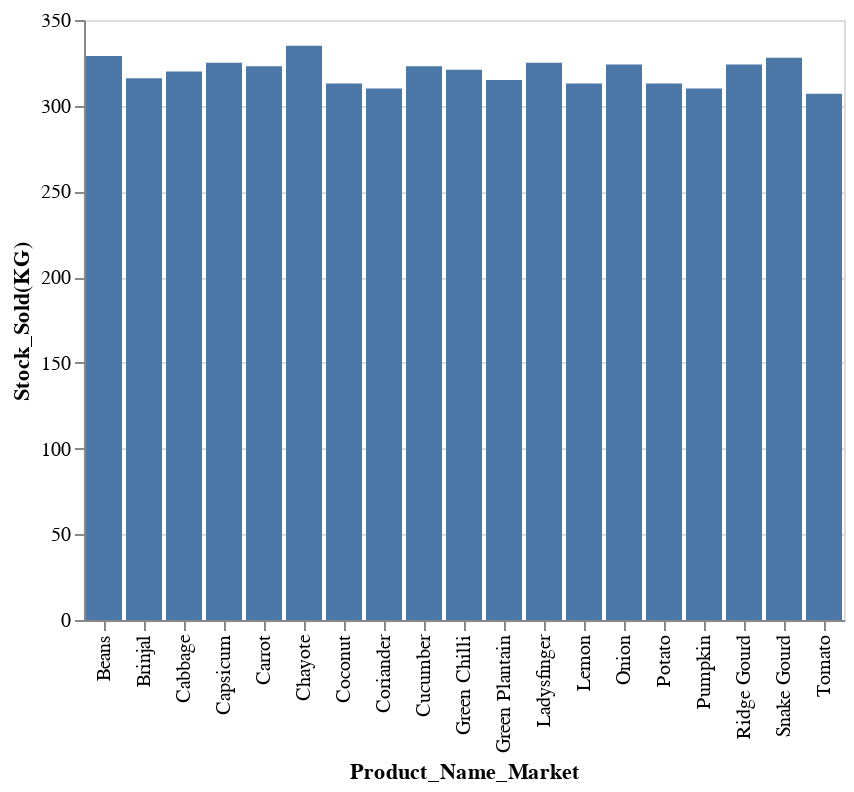

Notebook source saved alongside this figure:
### Code cell
# prompt: Using dataframe demand_per_category: bar plot

import altair as alt

alt.Chart(demand_per_category).mark_bar().encode(
    x='Product_Name_Market',
    y='Stock_Sold(KG)'
)

### Figure 1 — Vega-Lite specification as saved in the notebook (floating-point values rounded to 4 significant figures)
{"config": {"view": {"continuousWidth": 300, "continuousHeight": 300}}, "data": {"name": "data-c1b587a03126917447cd2e8818033ad6"}, "mark": {"type": "bar"}, "encoding": {"x": {"field": "Product_Name_Market", "type": "nominal"}, "y": {"field": "Stock_Sold(KG)", "type": "quantitative"}}, "$schema": "https://vega.github.io/schema/vega-lite/v5.20.1.json", "datasets": {"data-c1b587a03126917447cd2e8818033ad6": [{"Product_Name_Market": "Beans", "Stock_Sold(KG)": 329}, {"Product_Name_Market": "Brinjal", "Stock_Sold(KG)": 316}, {"Product_Name_Market": "Cabbage", "Stock_Sold(KG)": 320}, {"Product_Name_Market": "Capsicum", "Stock_Sold(KG)": 325}, {"Product_Name_Market": "Carrot", "Stock_Sold(KG)": 323}, {"Product_Name_Market": "Chayote", "Stock_Sold(KG)": 335}, {"Product_Name_Market": "Coconut", "Stock_Sold(KG)": 313}, {"Product_Name_Market": "Coriander", "Stock_Sold(KG)": 310}, {"Product_Name_Market": "Cucumber", "Stock_Sold(KG)": 323}, {"Product_Name_Market": "Green Chilli", "Stock_Sold(KG)": 321}, {"Product_Name_Market": "Green Plantain", "Stock_Sold(KG)": 315}, {"Product_Name_Market": "Ladysfinger", "Stock_Sold(KG)": 325}, {"Product_Name_Market": "Lemon", "Stock_Sold(KG)": 313}, {"Product_Name_Market": "Onion", "Stock_Sold(KG)": 324}, {"Product_Name_Market": "Potato", "Stock_Sold(KG)": 313}, {"Product_Name_Market": "Pumpkin", "Stock_Sold(KG)": 310}, {"Product_Name_Market": "Ridge Gourd", "Stock_Sold(KG)": 324}, {"Product_Name_Market": "Snake Gourd", "Stock_Sold(KG)": 328}, {"Product_Name_Market": "Tomato", "Stock_Sold(KG)": 307}]}}
